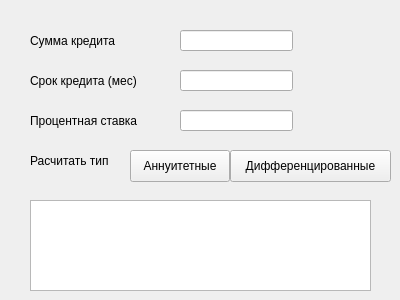
<?xml version="1.0" encoding="UTF-8"?>
<ui version="4.0">
 <class>CreditCalc</class>
 <widget class="QWidget" name="CreditCalc">
  <property name="geometry">
   <rect>
    <x>0</x>
    <y>0</y>
    <width>400</width>
    <height>300</height>
   </rect>
  </property>
  <property name="windowTitle">
   <string>Form</string>
  </property>
  <widget class="QLabel" name="label_2">
   <property name="geometry">
    <rect>
     <x>30</x>
     <y>70</y>
     <width>131</width>
     <height>21</height>
    </rect>
   </property>
   <property name="text">
    <string>Срок кредита (мес)</string>
   </property>
  </widget>
  <widget class="QLineEdit" name="l_sum_credit">
   <property name="geometry">
    <rect>
     <x>180</x>
     <y>30</y>
     <width>113</width>
     <height>21</height>
    </rect>
   </property>
  </widget>
  <widget class="QLabel" name="label">
   <property name="geometry">
    <rect>
     <x>30</x>
     <y>30</y>
     <width>101</width>
     <height>21</height>
    </rect>
   </property>
   <property name="text">
    <string>Сумма кредита</string>
   </property>
  </widget>
  <widget class="QLabel" name="label_3">
   <property name="geometry">
    <rect>
     <x>30</x>
     <y>110</y>
     <width>131</width>
     <height>21</height>
    </rect>
   </property>
   <property name="text">
    <string>Процентная ставка</string>
   </property>
  </widget>
  <widget class="QLineEdit" name="l_term_credit">
   <property name="geometry">
    <rect>
     <x>180</x>
     <y>70</y>
     <width>113</width>
     <height>21</height>
    </rect>
   </property>
  </widget>
  <widget class="QLineEdit" name="l_percent">
   <property name="geometry">
    <rect>
     <x>180</x>
     <y>110</y>
     <width>113</width>
     <height>21</height>
    </rect>
   </property>
  </widget>
  <widget class="QLabel" name="label_4">
   <property name="geometry">
    <rect>
     <x>30</x>
     <y>150</y>
     <width>101</width>
     <height>21</height>
    </rect>
   </property>
   <property name="text">
    <string>Расчитать тип </string>
   </property>
  </widget>
  <widget class="QPushButton" name="b_ann">
   <property name="geometry">
    <rect>
     <x>130</x>
     <y>150</y>
     <width>100</width>
     <height>32</height>
    </rect>
   </property>
   <property name="text">
    <string>Аннуитетные</string>
   </property>
  </widget>
  <widget class="QPushButton" name="b_dif">
   <property name="geometry">
    <rect>
     <x>230</x>
     <y>150</y>
     <width>161</width>
     <height>32</height>
    </rect>
   </property>
   <property name="text">
    <string>Дифференцированные</string>
   </property>
  </widget>
  <widget class="QPlainTextEdit" name="result_text">
   <property name="geometry">
    <rect>
     <x>30</x>
     <y>200</y>
     <width>341</width>
     <height>91</height>
    </rect>
   </property>
  </widget>
 </widget>
 <resources/>
 <connections/>
</ui>
